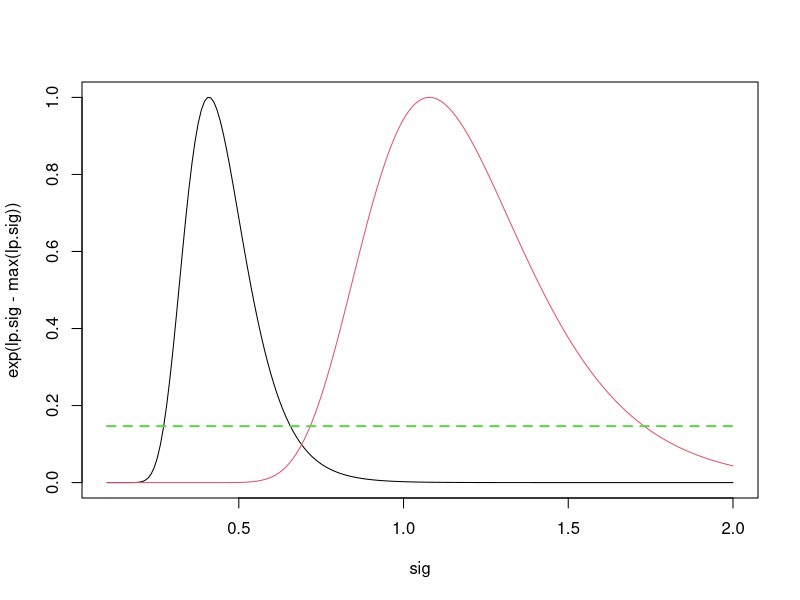
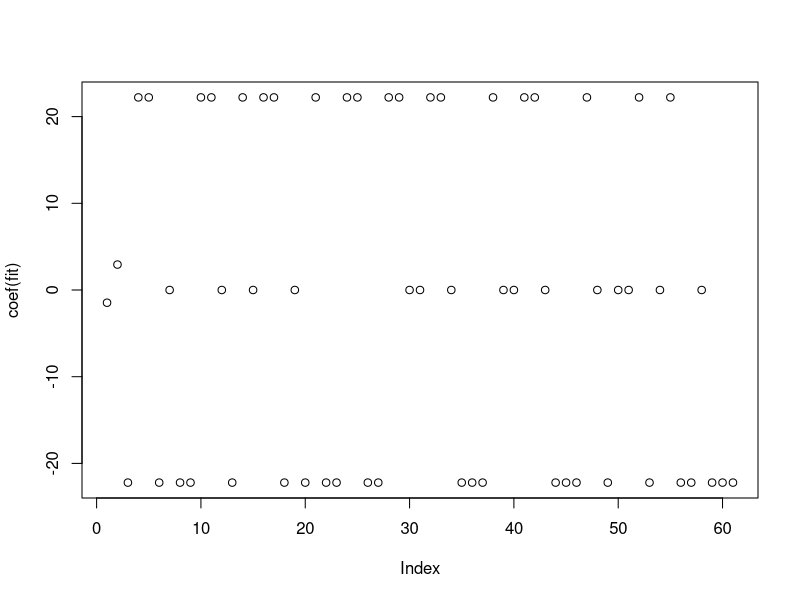
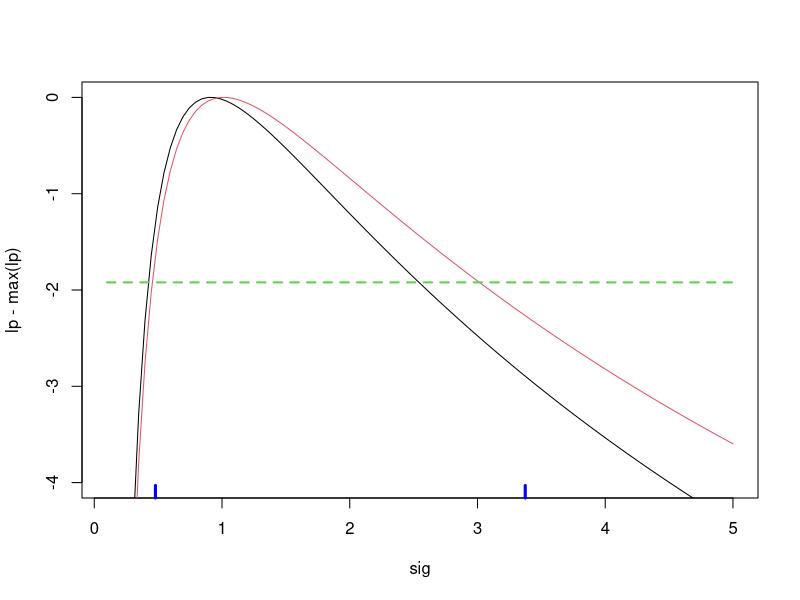
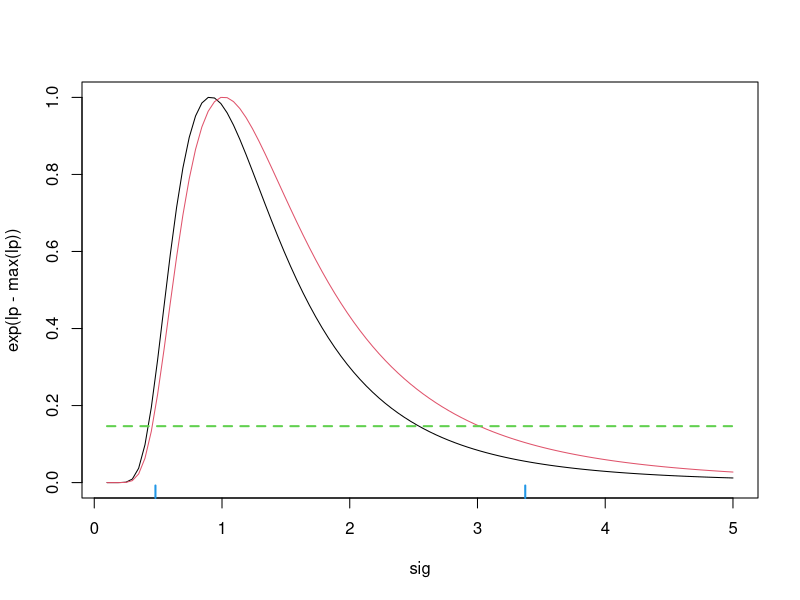
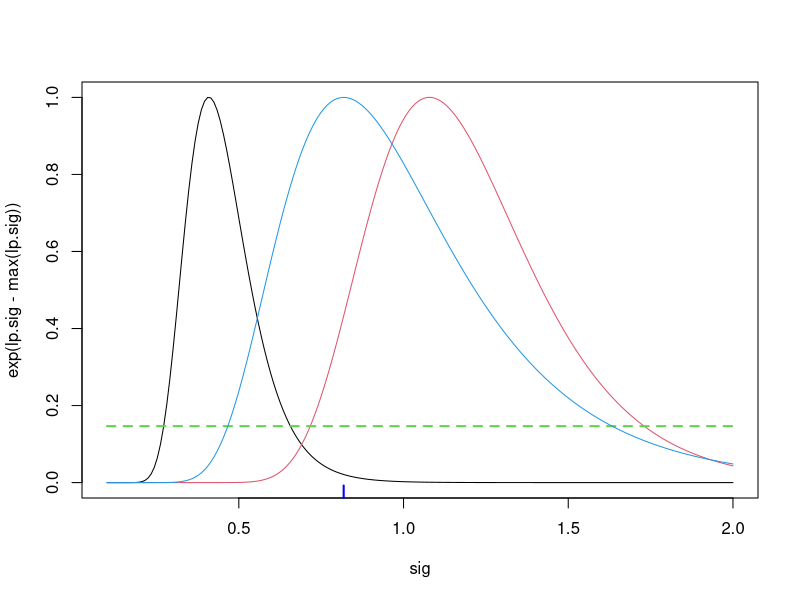
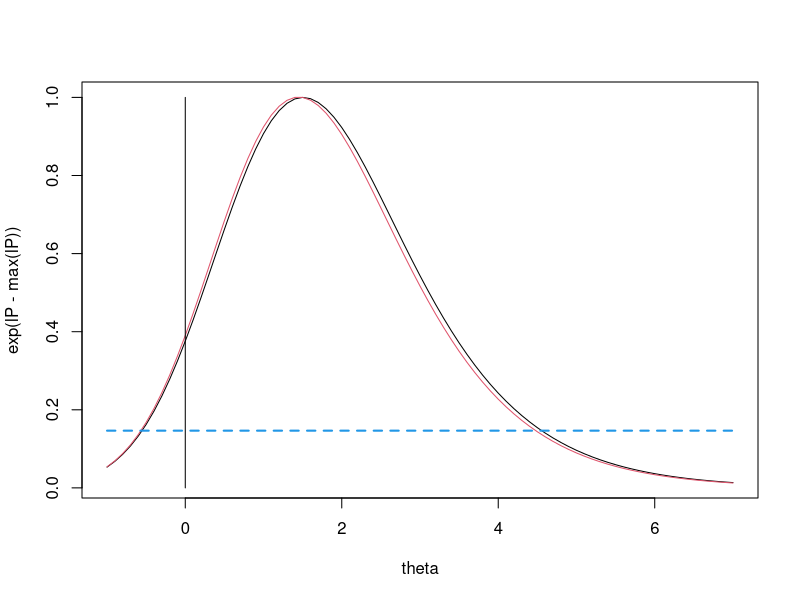
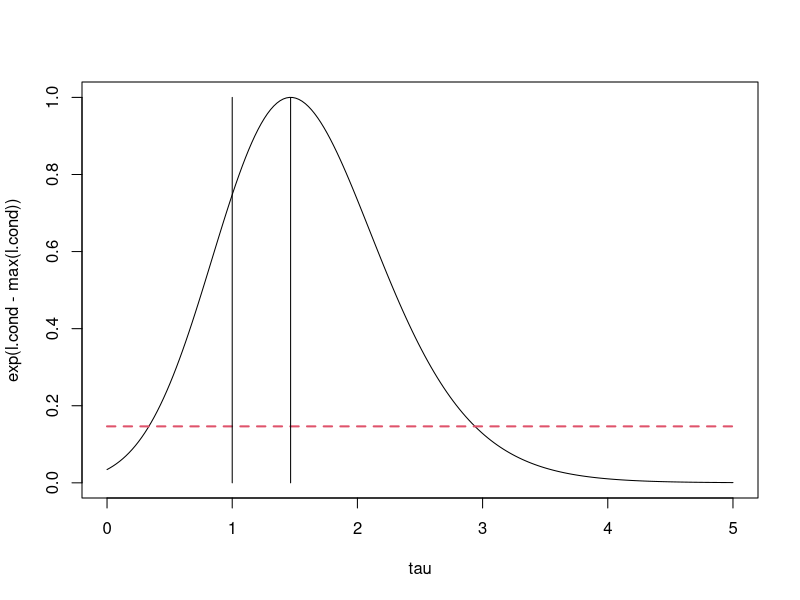

Write the R code that produced these figures, in order.
rm(list=ls())
##################################################
## Ex 10.1 (my own simulation)
set.seed(2134)
N <- 20 ## sample size
(mu <- rnorm(N,sd=5)) ## different mu


## observations:
y1 <- rnorm(N,mu)  
y2 <- rnorm(N,mu)

## Averages
(ybar <- (y1+y2)/2)
(RSS <- sum((y1-ybar)^2)+sum((y2-ybar)^2))

## Profile likelihood for sigma^2
l.sig <- function(sig, y1, y2, ybar){
    RSS <- sum((y1-ybar)^2)+sum((y2-ybar)^2)
    N <- length(y1)
    -N*log(sig)-1/(2*sig)*RSS
}

## Plot the profile likelihood
sig <- seq(0.1,2,length=200)
lp.sig <- sapply(sig,l.sig,y1=y1,y2=y2,ybar=ybar) 
plot(sig,exp(lp.sig-max(lp.sig)),type="l")
## We see a strong bias (sigma^2 is 1, but we estimate about 1/2)

## "true" likelihood (in real applications we do not have
## this) 
lp.true <- sapply(sig,l.sig,y1=y1,y2=y2,ybar=mu) ## We insert the true mean
lines(sig,exp(lp.true-max(lp.true)),col=2)
lines(range(sig),c(1,1)*exp(-qchisq(0.95,df=1)/2),lty=2,lwd=2,col=3)

## Estimates
RSS/(2*N) ## Biased 
RSS/(N) ## unbiased

## Anova... as we know it
y <- c(y1,y2)
b <- rep(1:N,2)
anova(lm(y~as.factor(b))) ## The unbiased estimate
##################################################


##################################################
## Ex 10.2

## Simulate data
set.seed(132)
N <- 60
beta0 <- -1
beta1 <- 1
tau <- rep(c(0,1),each=N) ## Treatment effect
(S <- rnorm(N,sd=3))  ## Individual (random) effect
S <- rep(S,2)

## logit <- beta0+S+tau
p <- exp(beta0+S+tau*beta1)/(1+exp(beta0+S+tau*beta1))
y <- rbinom(2*N,size=1,prob=p)

## summarize data
tab <- cbind(c(0,1),c(sum(y[tau==0]),sum(y[tau==1])),N)
colnames(tab) <- c("tau", "y","N")
tab

## Set up model 
b <- rep(1:N,2)
b
tau

## Estimate
fit <- glm(y~factor(tau)+factor(b),family="binomial")
dim(summary(fit)$coef)
summary(fit)$coef[1:2, ]
## True values beta0 = -1 beta1 = 1

## Profile likelihood confint.
confint(fit)[1:2, ] ## We see that the
## estimate highly biased (true tau is 1)
c(beta0,beta1)

plot(coef(fit))
##################################################


##################################################
## Example 10.4 cont.
## Simulation
set.seed(2354)
n <- 10
x <- rnorm(n)


##  likelihood
lp.sig <- function(sig,x){
    n <- length(x)
    -(n)/2 * log(sig) - 1/(2*sig) * (n-1) * var(x)
}

## plot profile log-likelihood 
sig <- seq(0.1,5,length=100)
lp <- sapply(sig,lp.sig,x=x)
plot(sig,lp-max(lp),type="l",ylim=c(-4,0))


## orthogonal likelihood 
l.orth.sig <- function(sig,s2,n){
    -(n-1)/2 * log(sig) - (n-1) * s2 /(2*sig)
}

## plot result
l.orth <- sapply(sig,l.orth.sig,s2=var(x),n=n)
lines(sig,l.orth-max(l.orth),col=2)
lines(range(sig),-c(1,1)*qchisq(0.95,df=1)/2,lty=2,lwd=2,col=3)

## The usual CI for variances
rug((n-1)*var(x)*c(1/qchisq(0.975,df=n-1),1/qchisq(0.025,df=n-1)),
    lwd=3,col="blue")

## plot likelihood
plot(sig,exp(lp-max(lp)),type="l",ylim=c(0,1))

l.orth <- sapply(sig,l.orth.sig,s2=var(x),n=n)
lines(sig,exp(l.orth-max(l.orth)),col=2)
lines(range(sig),exp(-c(1,1)*qchisq(0.95,df=1)/2),lty=2,lwd=2,col=3)
rug((n-1)*var(x)*c(1/qchisq(0.975,df=n-1),1/qchisq(0.025,df=n-1)),
    lwd=2,col=4)
##################################################


##################################################
## Ex 10.1 (my own simulation), cont..

## Just same simulation as before
set.seed(2134)
N <- 20
mu <- rnorm(N,sd=5)
y1 <- rnorm(N,mu)
y2 <- rnorm(N,mu)
ybar <- (y1+y2)/2
RSS <- sum((y1-ybar)^2)+sum((y2-ybar)^2)
########################################


## profile likelihood (as above)
l.sig <- function(sig, y1, y2, ybar){
    RSS <- sum((y1-ybar)^2)+sum((y2-ybar)^2)
    N <- length(y1)
    -N*log(sig)-1/(2*sig)*RSS
}

sig <- seq(0.1,2,length=200)
lp.sig <- sapply(sig,l.sig,y1=y1,y2=y2,ybar=ybar) 
plot(sig,exp(lp.sig-max(lp.sig)),type="l")
## "true" likelihood
lp.true <- sapply(sig,l.sig,y1=y1,y2=y2,ybar=mu)
lines(sig,exp(lp.true-max(lp.true)),col=2)
lines(range(sig),c(1,1)*exp(-qchisq(0.95,df=1)/2),lty=2,lwd=2,col=3)

## Marginal likelihood
l.sig.marg <- function(sig, v){
    N <- length(v)
    -N/2*log(sig)-1/(2*sig)*sum(v^2)
}

lp.marg <- sapply(sig,l.sig.marg,v=(y1-y2)/sqrt(2))
lines(sig,exp(lp.marg-max(lp.marg)),col=4)



## Anova...
y <- c(y1,y2)
b <- rep(1:N,2)
anova(lm(y~as.factor(b)))
rug(anova(lm(y~as.factor(b)))[2,3],lwd=2,col="blue")
##################################################


##################################################
## Example 4.4 (section 10.5)
y1 <- 5; n1 <- 15
y2 <- 1; n2 <- 10

(p1 <- y1 / n1); (p2 <- y2 /n2)



## Likelihood for profile likelihood
ll1 <- function(p2,theta,n1,n2,y1,y2){
    p1 <- exp(theta) * p2 / (1 + p2 * (exp(theta) - 1))
    log(choose(n1,y1)) + log(choose(n2,y2)) + y1*log(p1) +
        (n1-y1)*log(1-p1) +
        y2*log(p2) + (n2 - y2) * log(1-p2)
}

## Profile likelihood
lp <- function(theta,n1,n2,y1,y2){
    ll <- optimise(ll1, c(0,1),theta=theta, n1=n1, n2=n2, y1=y1,
                   y2=y2, maximum=TRUE)
    ll$objective
}

## Plot the profilelikelihood
theta <- seq(-1,7,by=0.1)
lP<- theta
for(i in 1:length(theta)){
    lP[i]<-lp(theta[i],n1,n2,y1,y2)
}

plot(theta,exp(lP-max(lP)),type="l")

## likelihood for conditional likelihood
l <- function(theta,n1,n2,y1,y2){
    s <- seq(0,y1+y2)
    choose(n1,y1)*choose(n2,y2)*exp(theta*y1)/
        sum(choose(n1,s)*choose(n2,y1+y2-s)*exp(theta*s))
}

## plot the result
ll<-theta
for(i in 1:length(theta)){
    ll[i] <- l(theta[i],n1,n2,y1,y2)
}


lines(theta,ll/max(ll),type="l",col=2)
lines(range(theta),exp(-qchisq(0.95,df=1)/2)*c(1,1),
      col=4,lty=2,lwd=2)
lines(c(0,0),c(0,1))
##################################################

##################################################
## Ex 10.2 (our own data)

## simulation
set.seed(132)
N <- 60
beta0 <- -1
tau <- rep(c(0,1),each=N)
S <- rnorm(N,sd=3)
S <- rep(S,2)

logit <- beta0+S+tau

p <- exp(beta0+S+tau)/(1+exp(beta0+S+tau))
y <- rbinom(2*N,size=1,prob=p)
y

## set up the model
b <- rep(1:N,2)
b
tau

## fit the model 
fit <- glm(y~factor(tau)+factor(b),family="binomial")
summary(fit)$coef[1:2, ]
confint(fit)[1:2, ]

## set up data for conditional likelihood 
y1 <- y[1:N]
y2 <- y[(N+1):(2*N)]

n1 <- sum((y1-y2)==1) ## y1==1 and y2==0
n2 <- sum((y1-y2)==-1)  ## y1==0 and y2==1
n1
n2

## conditional likliehood
tau <- seq(0,5,length=200)
l.cond <- n1*log(1/(1+exp(tau)))+n2*log(1/(1+exp(-tau)))

## plot likelihood
plot(tau,exp(l.cond-max(l.cond)),type="l")
## cut off
lines(range(tau),exp(-qchisq(0.95,df=1)/2)*c(1,1),lty=2,lwd=2,col=2)
lines(c(1,1),c(0,1)) ## True value
## The estimate
lines(log(n2/n1)*c(1,1),c(0,1))

## ignoring the strata effect
tau <- rep(c(0,1),each=N)
fit2 <- glm(y~factor(tau),family="binomial")
summary(fit2)
confint(fit2)
## we see a quite different CI (shifted to the left), and too confident

##################################################
## The end.... 
##################################################
